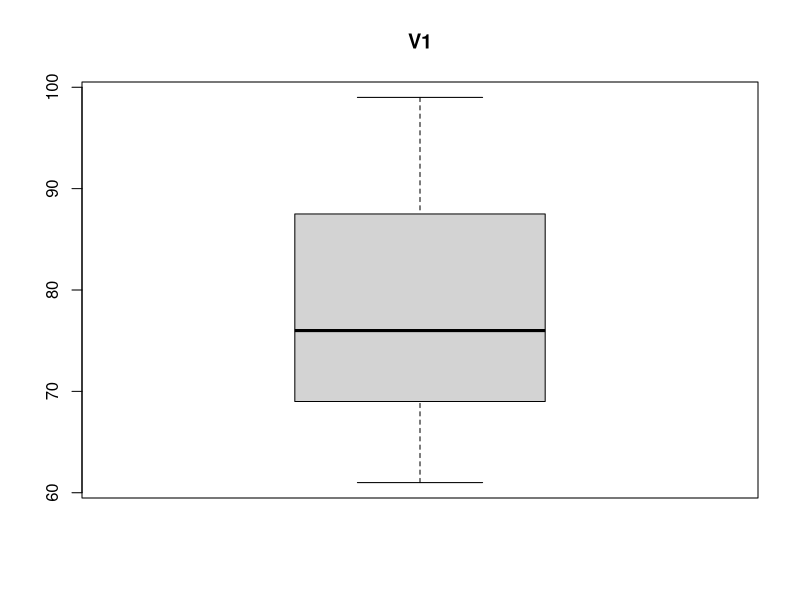
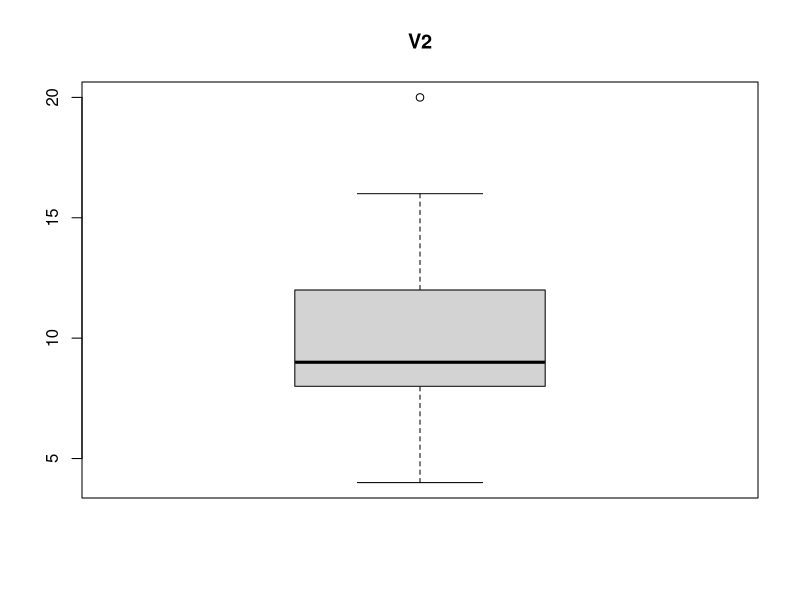
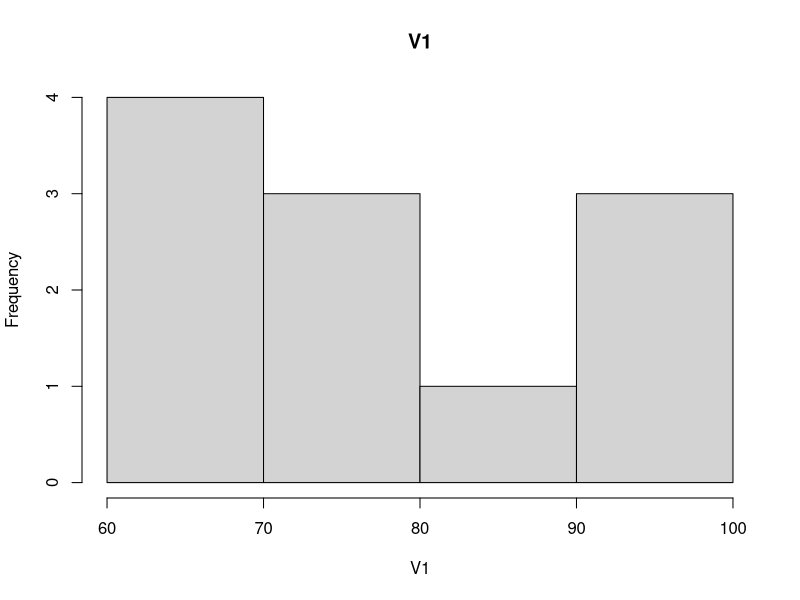
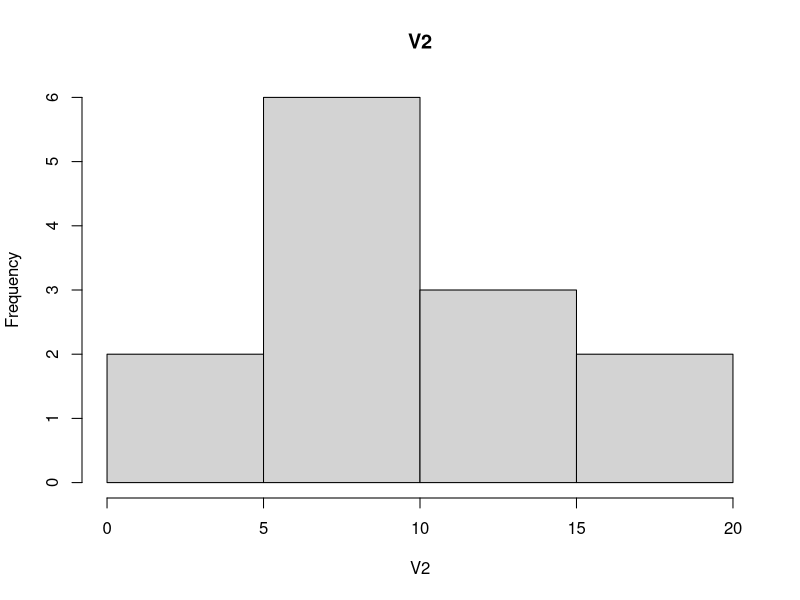

Write the R code that produced these figures, in order.
#That`s a simple review on using R


V <- 60/5*(7-5)
x = c(5,3)
A = c(10,20,30,10)
B = c(2,4,5,10)
A + 5
2*(B^2)
sqrt(A)

A+B

A + x

A[2]

A[5]

A[5] = 15
A[8] = 5
B[length(B)+1] <- 22
B[length(B)+1] <- 11
V1 <- c(92,80,91,61,68,75,70,68,84,99,76)

V2 <- c(5,4,8,9,15,11,8,16,9,20,7,12,10)

cat1 <- c("A","A","B","A","B","B","A","A")
cat2 <- c("t","x","x","t","x","t","X","t")

mean(V1) #media amostral
sd(V1) #desvio padrao
CV1 = sd(V1)/mean(V1)*100 

summary(V1) #resumo estatistico

boxplot(V1, main="V1") #boxplot de V1
boxplot(V2, main="V2") #boxplot de V2

hist(V1,main="V1") #histograma de v1
hist(V2,main="V2") #histograma de v2

table(cat1)
table(cat2)